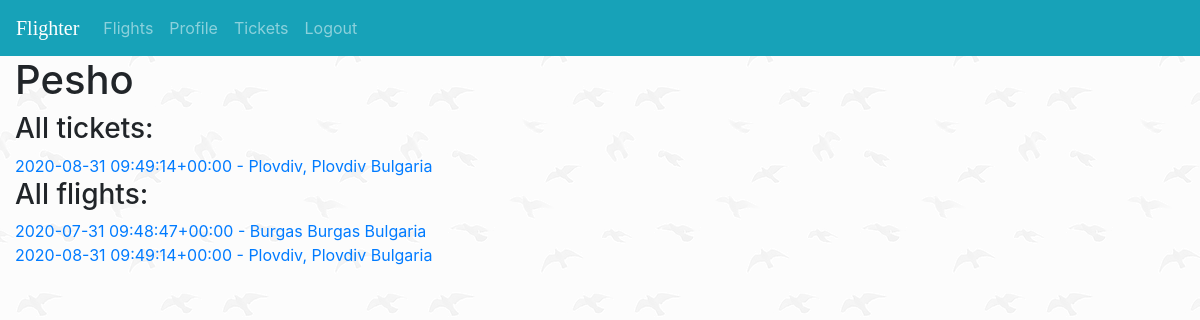
The page /user/Pesho/ (signed in) on the database its author committed.
### flights/models.py (models this page shows, shortened)
class Ticket(models.Model):
    flight = models.ForeignKey(Flight, on_delete=models.CASCADE)
    user = models.ForeignKey(User, blank=True, null=True, on_delete=models.CASCADE, default=1)

class Flight(models.Model):
    datetime = models.DateTimeField(default=timezone.now)
    airport = models.CharField(max_length=500)
    price = models.FloatField(blank=True, null=True)
    seats = models.IntegerField(blank=True, null=True)
    created_by = models.ForeignKey(User, blank=True, null=True, on_delete=models.CASCADE, default=1)
    is_deleted = models.BooleanField(default=False)
    objects = FlightManager.from_queryset(FlightQuerySet)()
    defaults = DefaultFlightManager.from_queryset(FlightQuerySet)()
    def __str__(self):
        return str(self.datetime) + ' - ' + self.airport

### web_site/views.py (the view)
# urls.py: path('user/<username>/', views.profile, name='profile'),
def profile(request, username):
    if not request.user.id:
        return redirect('web_site:login')
    user = User.objects.get(username=username)
    tickets = Ticket.objects.filter(user=user)
    flights = Flight.objects.filter(created_by=user)
    return render(request, 'web_site/profile.html', {'user': user, 'tickets': tickets, 'flights': flights})

### flights/context_processors.py (called while the page is built)
def session_user_id(request):
    return {'user_id': request.user.id}

### flights/models.py (called while the page is built)
    def get_queryset(self):
        return super().get_queryset().filter(is_deleted=False)

### web_site/templates/web_site/profile.html (shortened to what this page needs)
{% extends "web_site/base.html" %}
{% block body %}
    <h1>{{ user.username }}</h1>
    <h3>All tickets:</h3>
    {% for ticket in tickets %}
        <a href="{% url 'flights:detail' ticket.flight.id %}">{{ ticket.flight }}</a><br>
    {% endfor %}
    <h3>All flights:</h3>
    {% for flight in flights %}
        <a href="{% url 'flights:detail' flight.id %}">{{ flight }}</a><br>
    {% endfor %}
{% endblock %}

### flights/static/flights/style.css (style rules this page uses)
body { background-image: url("images/foggy-birds.png"); }

### rows shown on the page
Ticket: flight "2020-08-31 09:49:14+00:00 - Plovdiv, Plovdiv Bulgaria"
Flight: datetime+airport "2020-07-31 09:48:47+00:00 - Burgas Burgas Bulgaria"
Flight: datetime+airport "2020-08-31 09:49:14+00:00 - Plovdiv, Plovdiv Bulgaria"

### other values the page prints
{{ user.username }} "Pesho"
